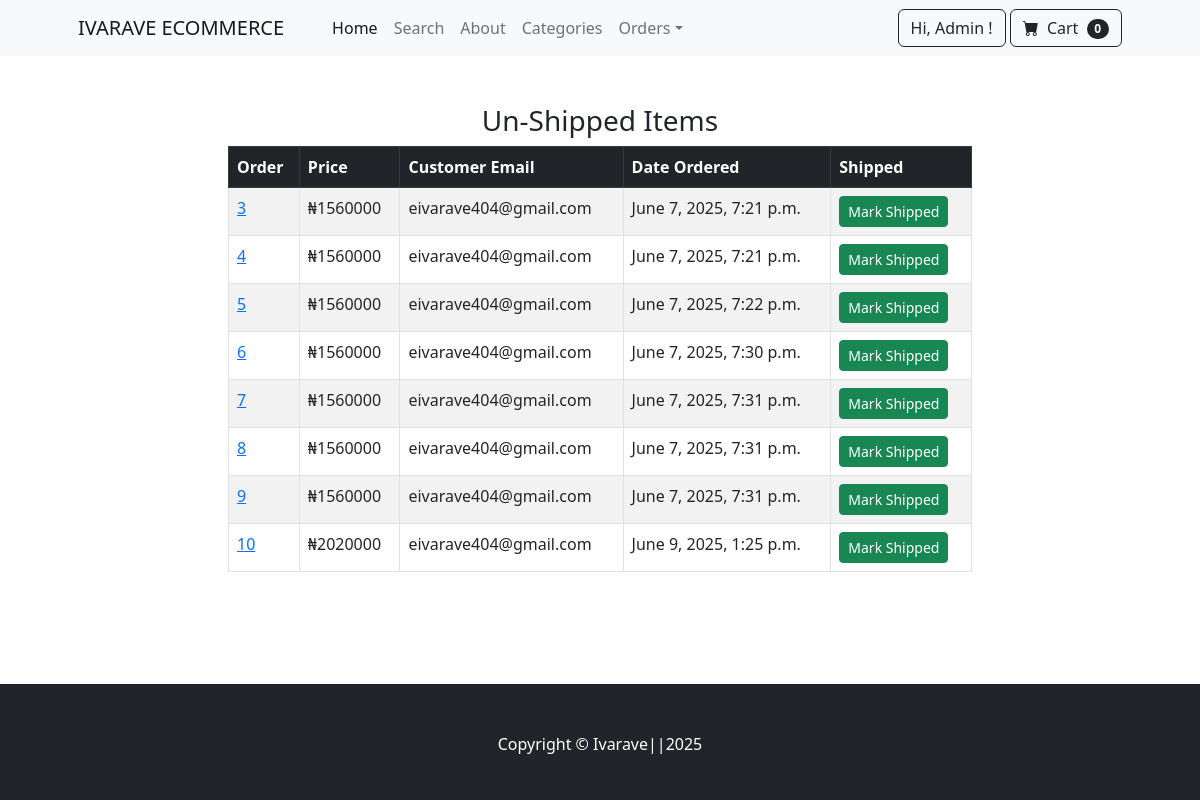
/payment/not_shipped_dash (signed in), run on an earlier commit of the app's database.
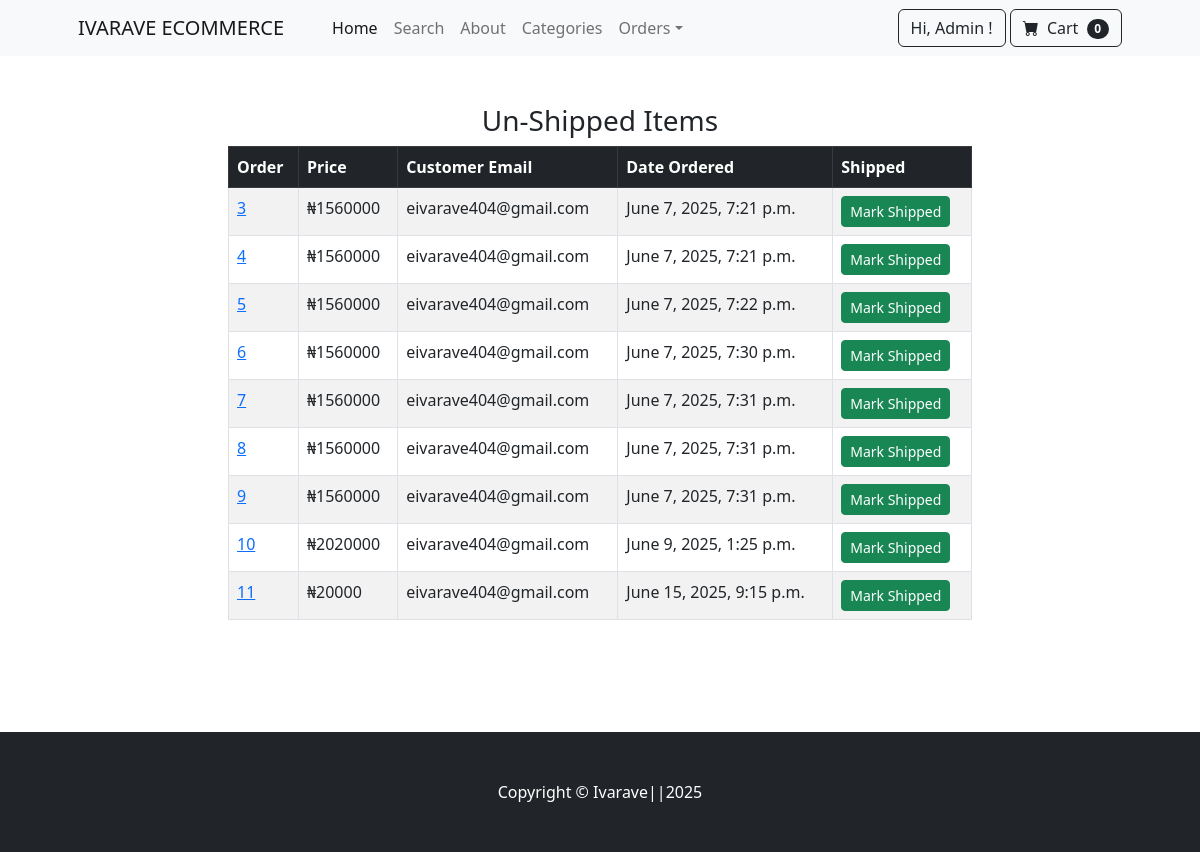
And on a later commit of the database.
### payment/models.py (models this page shows, shortened)
class Order(models.Model):
    user  = models.ForeignKey(User, on_delete=models.CASCADE, null=True, blank=True)
    name = models.CharField(max_length=200)
    email = models.EmailField(max_length=200)
    phone = models.CharField(max_length=200)
    shipping_address = models.TextField(max_length=15000)
    amount_paid = models.DecimalField(max_digits = 10, decimal_places=0)
    date_ordered = models.DateTimeField(auto_now_add=True)
    shipped = models.BooleanField(default =False)
    date_shipped = models.DateTimeField(blank=True, null=True)

### payment/views.py (the view, shortened to what this page needs)
# urls.py: path('not_shipped_dash',views.not_shipped_dash,name ="not_shipped_dash"),
def not_shipped_dash(request):
	if request.user.is_authenticated and request.user.is_superuser:
		orders = Order.objects.filter(shipped=False)
		return render(request, "payment/not_shipped_dash.html", {"orders":orders})
	else:
		messages.success(request, "Access Denied")
		return redirect('home')

### cart/cart.py (called while the page is built)
    def __len__(self):
        return len(self.cart)

### cart/context_processors.py (called while the page is built)
def cart(request):
    return {'cart': Cart(request)}

### payment/templates/payment/not_shipped_dash.html (shortened to what this page needs)
{% extends 'base.html' %}
{% block content %}
        <div class="container">
        	<div class="row">
        		<center>
        			<div class="col-8">
        				<br/><br/>
<h3>Un-Shipped Items</h3>
<table class="table table-striped table-hover table-bordered">
  <thead class="table-dark">
    <tr>
      <th scope="col">Order</th>
      <th scope="col">Price</th>
      <th scope="col">Customer Email</th>
      <th scope="col">Date Ordered</th>
      <th scope="col">Shipped</th>
    </tr>
  </thead>
  <tbody>
  	{% for item in orders %}
    <tr>
      <td><a href="{% url 'orders' item.id %}">{{ item.id }}</a></td>
      <td>₦{{ item.amount_paid }}</td>
      <td>{{ item.email }}</td>
      <td>{{ item.date_ordered }}</td>
      <td>
        <form method="POST">
          <button type="Submit" class="btn btn-success btn-sm">Mark Shipped</button>
        </form>
      </td>
    </tr>
    {% endfor %}
  </tbody>
</table>
<br/><br/>
<br/><br/>
        			</div>
        		</center>
        	</div>
        </div>
{% endblock %}

What changed in the data, as far as the page shows it:
added Order: id "11", amount_paid "20000", email "eivarave404@gmail.com", date_ordered "June 15, 2025, 9:15 p.m."
